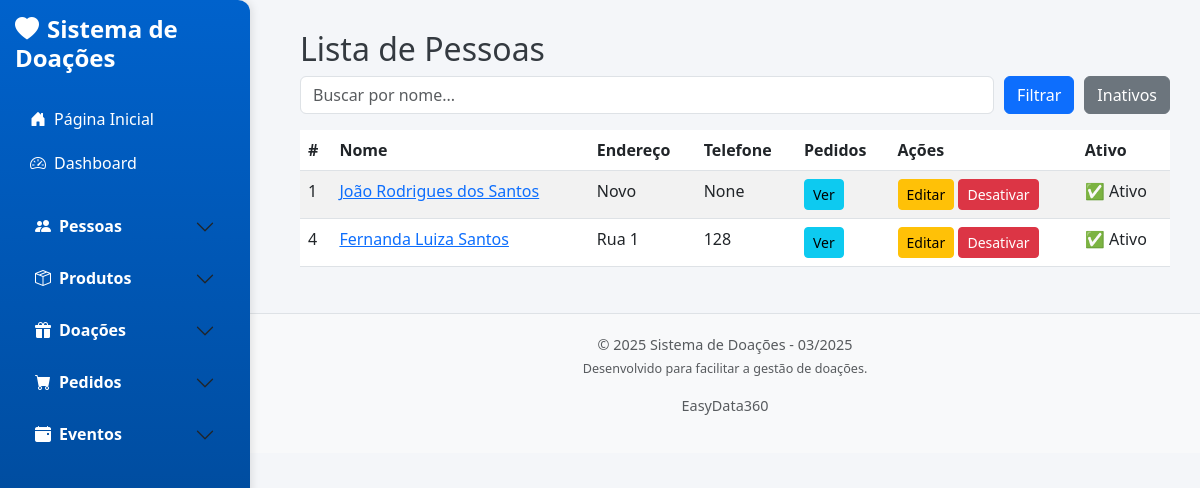
The page /pessoas on the database its author committed.
### app/models/pessoa.py (models this page shows, shortened)
class Pessoa(db.Model):
    __tablename__ = 'pessoas'
    id = db.Column(db.Integer, primary_key=True)
    nome = db.Column(db.String(100), nullable=False)  # Evita duplicação
    endereco = db.Column(db.String(255))
    bairro = db.Column(db.String(100))
    telefone = db.Column(db.String(20))
    filhos = db.Column(db.String(50))
    profissao = db.Column(db.String(50))
    qtd_pessoas = db.Column(db.Integer)
    locomocao = db.Column(db.String(50))
    data_cadastro = db.Column(db.Date)
    ativo = db.Column(db.Boolean, default=True)  # Novo campo para ativação/desativação

### app/controllers/pessoa_controller.py (the view)
def listar_pessoas():
    search = request.args.get('search', '').strip()  # Obtém o valor da busca
    if search:
        pessoas = Pessoa.query.filter(Pessoa.nome.ilike(f"%{search}%")).all()  # Filtra por nome
    else:
        pessoas = Pessoa.query.filter_by(ativo=True).all()  # Retorna todas as pessoas ativas
    for pessoa in pessoas:
        pessoa.doacoes = Doacao.query.filter_by(pessoa_id=pessoa.id).all()
    return render_template('pessoas/lista.html', pessoas=pessoas, search=search)

### app/templates/pessoas/lista.html (shortened to what this page needs)
{% extends 'base.html' %}
{% block content %}
<h2>Lista de Pessoas</h2>
<form method="GET" action="{{ url_for('listar_pessoas') if request.path != url_for('listar_pessoas_inativas') else url_for('listar_pessoas_inativas') }}" class="mb-3" style="display: flex; gap: 10px;">
    <input type="text" name="search" class="form-control" placeholder="Buscar por nome..."
           value="{{ request.args.get('search', '') }}">
    <button type="submit" class="btn btn-primary">Filtrar</button>
    <a href="{{ url_for('listar_pessoas') if request.path == url_for('listar_pessoas_inativas') else url_for('listar_pessoas_inativas') }}" class="btn btn-secondary">
        {{ "Ativos" if request.path == url_for('listar_pessoas_inativas') else "Inativos" }}
    </a>
</form>
<table class="table table-striped">
    <thead>
        <tr>
            <th>#</th>
            <th>Nome</th>
            <th>Endereço</th>
            <th>Telefone</th>
            <th>Pedidos</th>
            <th>Ações</th>
            <th>Ativo</th>
        </tr>
    </thead>
    <tbody>
        {% for pessoa in pessoas %}
        <tr>
            <td>{{ pessoa.id }}</td>
            <td><a href="#" data-bs-toggle="modal" data-bs-target="#modalDoacoes{{ pessoa.id }}">{{ pessoa.nome }}</a></td>
            <td>{{ pessoa.endereco }}</td>
            <td>{{ pessoa.telefone }}</td>
            <td><button type="button" class="btn btn-info btn-sm" data-bs-toggle="modal" data-bs-target="#modalDoacoes{{ pessoa.id }}">Ver</button></td>
            <td>
                <a href="{{ url_for('editar_pessoa', id=pessoa.id) }}" class="btn btn-warning btn-sm">Editar</a>
                <form action="{{ url_for('desativar_pessoa', id=pessoa.id) }}" method="POST" style="display:inline;">
                    <button type="submit" class="btn btn-danger btn-sm">{% if pessoa.ativo %}Desativar{% else %}Ativar{% endif %}</button>
                </form>
            </td>
            <td>{% if pessoa.ativo %}✅ Ativo{% else %}❌ Inativo{% endif %}</td>
        </tr>
        {% endfor %}
    </tbody>
</table>
{% endblock %}

### app/static/css/style.css (style rules this page uses)
body { overflow-x: hidden; font-family: 'Segoe UI', Tahoma, Geneva, Verdana, sans-serif; background-color: #f4f6f9; color: #343a40; }

### rows shown on the page
Pessoa: id "1", nome "João Rodrigues dos Santos", endereco "Novo", telefone "None", ativo "Desativar"
Pessoa: id "4", nome "Fernanda Luiza Santos", endereco "Rua 1", telefone "128", ativo "Desativar"
